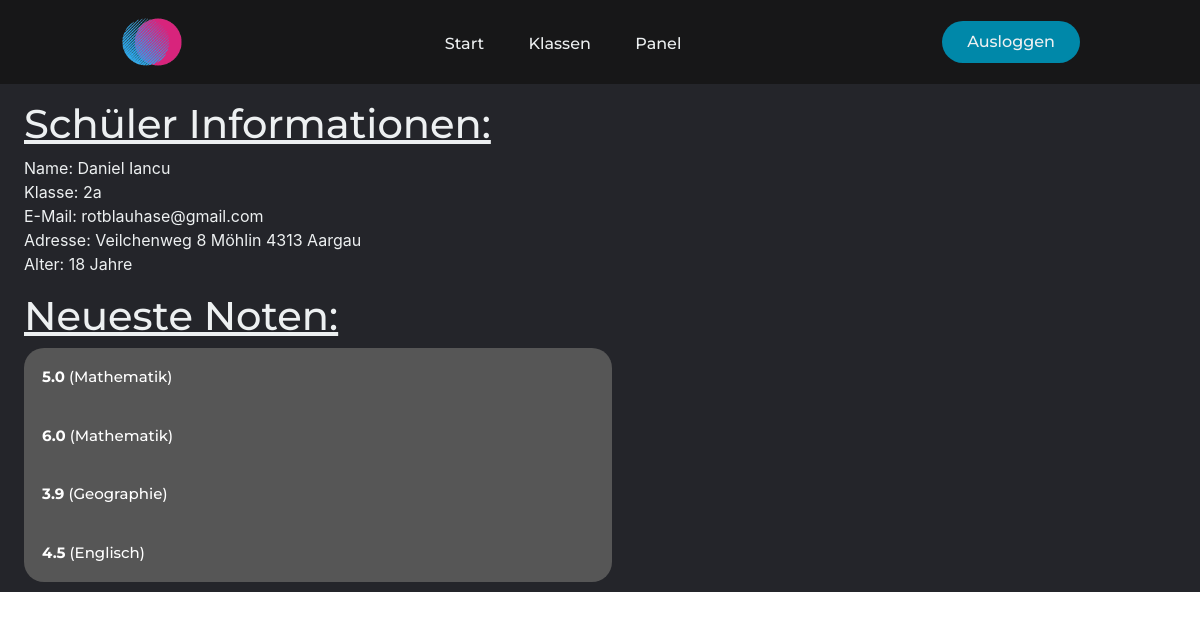
The page /schuler/1/ (signed in) on the database its author committed.
### mainApp/models.py (models this page shows, shortened)
class Person(AbstractUser):
    klasse = models.ForeignKey(SchoolClass, on_delete=models.CASCADE, blank=True, null=True)
    birth = models.DateField(default=datetime.date.today)
    street = models.CharField(max_length=25, blank=True, null=True)
    street_number = models.IntegerField(validators=[MinValueValidator(0), MaxValueValidator(99)], blank=True, null=True)
    city = models.CharField(max_length=20, blank=True, null=True)
    province = models.CharField(max_length=20, blank=True, null=True)
    code = models.IntegerField(validators=[MinValueValidator(0, MaxValueValidator(9999))], blank=True, null=True)
    def return_address(self):
        if self.street and self.street_number and self.city and self.province and self.code:
            return self.street + ' ' + str(self.street_number) + ' ' + self.city + ' ' + str(self.code) + ' ' + self.province
        else:
            return 'N/A'
    def get_age(self):
        return int((datetime.date.today() - self.birth).days / 365.25)
    def is_teacher(self):
        return self.groups.filter(name='Teacher').exists()

class SchoolClass(models.Model):
    name = models.CharField(default='', max_length=5)
    def __str__(self):
        return f'{self.name}'
    class Meta:
        verbose_name = 'School Class'
        verbose_name_plural = "School Classes"

class Subject(models.Model):
    teacher = models.ForeignKey(Person, on_delete=models.CASCADE, blank=True, null=True)
    name = models.CharField(max_length=20)
    def __str__(self):
        return f'{self.name}'

class Test(models.Model):
    student = models.ForeignKey(Person, on_delete=models.CASCADE, blank=True, null=True)
    subject = models.ForeignKey(Subject, on_delete=models.CASCADE, blank=True, null=True)
    thema = models.ForeignKey(Thema, on_delete=models.CASCADE, blank=True, null=True)
    school_class = models.ForeignKey(SchoolClass, on_delete=models.CASCADE, blank=True, null=True)
    grade = models.FloatField(validators=[MinValueValidator(0), MaxValueValidator(6)], blank=True, null=True)
    date = models.DateField(default=datetime.date.today)
    @staticmethod
    def get_recent_grades(student):
        grades_list_complete = []
        grades_object_list = Test.objects.filter(student=student).order_by('-date')[:5]
        for grade in grades_object_list:
            grade_dict = {}
            grade_dict['Note'] = grade.grade
            grade_dict['Fach'] = grade.subject
            grade_dict['Thema'] = grade.thema
            grade_dict['Datum'] = grade.date.strftime('%d/%m/%Y')
            grades_list_complete.append(grade_dict)
        return grades_list_complete

### mainApp/views.py (the view)
# urls.py: path('schuler/<int:student_id>/', views.detail, name='detail')
def detail(request, student_id):
    if request.user.is_authenticated:
        if request.user.is_teacher():
            student = get_object_or_404(Person, pk=student_id)
            recent_grades = Test.get_recent_grades(student=student_id)
            return render(request, 'schuler.html', {'student': student, 'recent_grades': recent_grades})
        else:
            return redirect('mainApp:home')
    else:  # else redirect to login page
        return redirect('loginForm:login')

### mainApp/models.py (called while the page is built)
    def __str__(self):
        return f'{self.thema}'

### mainApp/templatetags/main_extra.py (called while the page is built)
@register.filter
def get_class_button(local_dict, item):
    local_list = list(local_dict)
    if local_list.index(item) == 0:
        return 'collapsible top-collapsible'
    elif local_list.index(item) == len(local_list) - 1:
        return 'collapsible bottom-collapsible'
    return 'collapsible'

### mainApp/templates/schuler.html (shortened to what this page needs)
{% extends 'layout.html' %}
{% load main_extra %}
{% block body %}
    <main>
        <div class="personal-info">
            <h1>
                <u>Schüler Informationen:</u>
            </h1>
            <p>
                {% if student.first_name|length > 0 and student.last_name|length > 0 %}
                    Name: {{ student.first_name }} {{ student.last_name }}
                {% else %}
                    Name: <strong>Kein Name angegeben, bitte wenden Sie sich an ihren Administrator!</strong>
                {% endif %}
                <br>
                {% if student.klasse %}
                    Klasse: {{ student.klasse }}
                    <br>
                {% endif %}
                {% if student.email|length > 0 %}
                    E-Mail: {{ student.email }}
                {% else %}
                    E-Mail: <strong>Keine E-Mail angegeben, bitte wenden Sie sich an ihren Administrator!</strong>
                {% endif %}
                <br>
                Adresse: {{ student.return_address }}
                <br>
                {% if student.get_age > 10 %}
                    Alter: {{ student.get_age }} Jahre
                {% else %}
                    Alter: <strong>Kein Alter angegeben, bitte wenden Sie sich an ihren Administrator!</strong>
                {% endif %}
            </p>
            <h1>
                <u>Neueste Noten:</u>
            </h1>
            {% if recent_grades %}
                {% for grade in recent_grades %}
                    <button class="{{ recent_grades|get_class_button:grade }}" type="button" onclick="collapse_show_button(this)">
                        <strong>{{ grade.Note }}</strong> ({{ grade.Fach }})
                    </button>
                {% endfor %}
            {% else %}
                <p>Dieser Schüler hat noch keine Noten</p>
            {% endif %}
        </div>
    </main>
{% endblock body %}

### static/css/styles.css (style rules this page uses)
* { --main-bg-color: #24252A; --nav-bg-color: #171718; --button-roundness: 20px; box-sizing: border-box; margin: 0; padding: 0; }
li, a, button { font-family: "Montserrat", sans-serif; font-weight: 500; font-size: 16px; color: #edf0f1; text-decoration: none; }
h1, h2 { font-family: "Montserrat", sans-serif; font-weight: 500; color: #edf0f1; text-decoration: none; }
main { background-color: var(--main-bg-color); min-width: 100%; min-height: 100%; }
.personal-info { padding-top: 2vh; padding-bottom: 10px; margin-left: 2vw; color: #edf0f1; }
.collapsible { transition: all 0.1s linear; background-color: #565656; color: white; cursor: pointer; padding: 18px; width: 50%; border: none; text-align: left; outline: none; font-size: 15px; }
.collapsible.top-collapsible { border-top-left-radius: var(--button-roundness); border-top-right-radius: var(--button-roundness); }
.collapsible.bottom-collapsible { border-bottom-left-radius: var(--button-roundness); border-bottom-right-radius: var(--button-roundness); }

### rows shown on the page
Person: first_name "Daniel", last_name "Iancu", klasse "2a", email "rotblauhase@gmail.com", return_address "Veilchenweg 8 Möhlin 4313 Aargau", get_age "18"
Subject: Note "5.0", Fach "Mathematik", Note "6.0"
Subject: Note "3.9", Fach "Geographie"
Subject: Note "4.5", Fach "Englisch"
